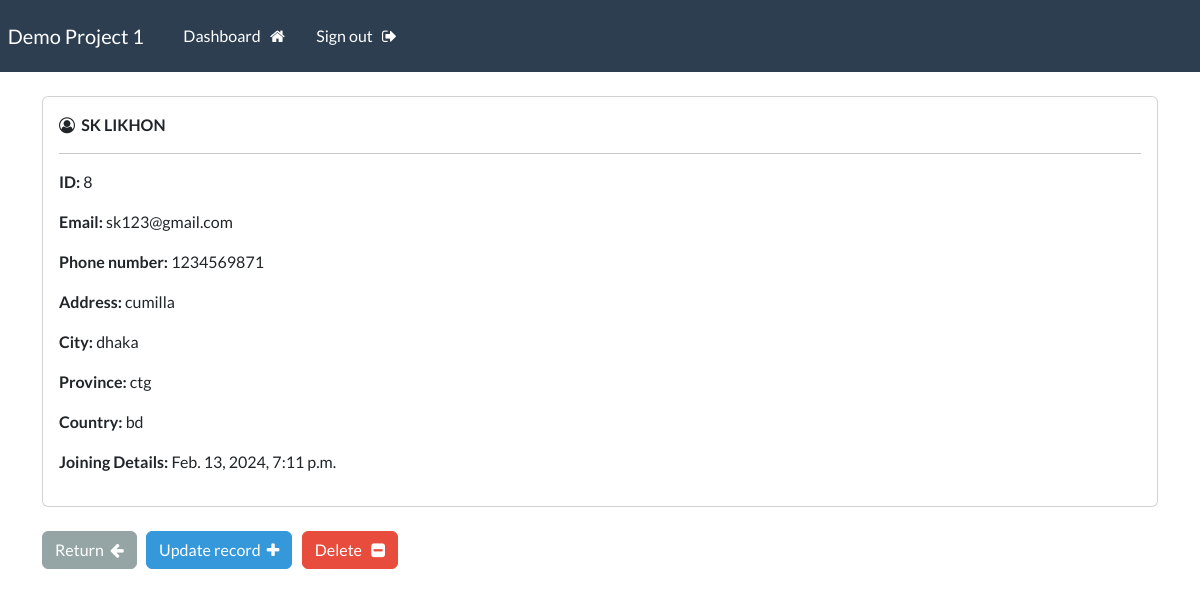
The page /record/8 (signed in) on the database its author committed.
### webapp/models.py (models this page shows, shortened)
class Record(models.Model):
    creation_date = models.DateTimeField(auto_now_add=True)
    first_name = models.CharField(max_length=100)
    last_name = models.CharField(max_length=100)
    email = models.CharField(max_length=255) #EmailField
    phone = models.CharField(max_length=20)
    address = models.CharField(max_length=300)
    city = models.CharField(max_length=250, blank=True)
    province = models.CharField(max_length=225)
    country = models.CharField(max_length=80)

### webapp/views.py (the view)
# urls.py: path('record/<int:pk>', views.singular_record, name="record"),
@login_required(login_url='my-login')
def singular_record(request,pk):
    all_records = Record.objects.get(id=pk)
    context = {'record':all_records}
    return render (request,"webapp/view-record.html", context=context)

### webapp/templates/webapp/view-record.html (shortened to what this page needs)
{% extends "webapp/base.html" %}
{% block content %}
<div class="card">
    <div class="card-body">
        <i class="fa fa-user-circle-o" aria-hidden="true"></i>&nbsp;
        <strong >
            {{record.first_name}}
            {{record.last_name|upper}}
        </strong>
        <hr>
        <p> <strong> ID: </strong> {{record.id}} </p>
        <p> <strong> Email: </strong> {{record.email}}</p>
        <p><strong>Phone number:</strong> {{record.phone}}</p>
        <p><strong>Address:</strong> {{record.address}}</p>
        <p><strong>City:</strong> {{record.city}}</p>
        <p><strong>Province:</strong> {{record.province}}</p>
        <p><strong>Country:</strong> {{record.country}}</p>
        <p><strong>Joining Details:</strong> {{record.creation_date}}</p>
    </div>
</div>
<br>
<a href="{% url 'dashboard' %}"class="btn btn-secondary" >Return &nbsp;<i class="fa fa-arrow-left" aria-hidden="true"></i> </a>
<a href="{% url 'update-record' record.id %}" class="btn btn-info">Update record &nbsp;<i class="fa fa-plus" aria-hidden="true"></i></a>
<a href="{% url 'delete-record' record.id %}" class="btn btn-danger">Delete &nbsp; <i class="fa fa-minus-square" aria-hidden="true"></i></a>
{% endblock content %}

### rows shown on the page
Record: first_name "SK", last_name "LIKHON", id "8", email "sk123@gmail.com", phone "1234569871", address "cumilla", city "dhaka", province "ctg", country "bd", creation_date "Feb. 13, 2024, 7:11 p.m."
